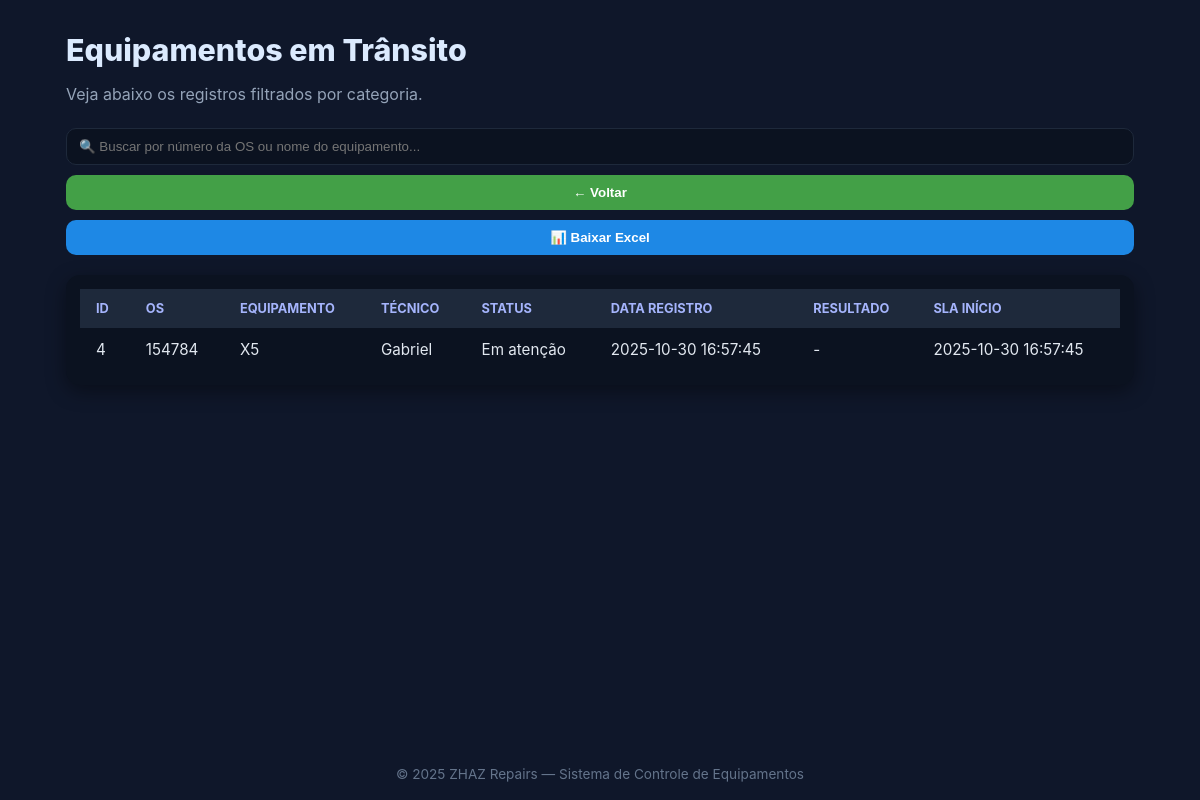
The app's page /detalhes/transito (signed in) with its own data.
### tables this page shows
CREATE TABLE os(id INTEGER PRIMARY KEY AUTOINCREMENT,os_numero TEXT UNIQUE,equipamento TEXT,defeito TEXT,tecnico_entregou_id INTEGER,status TEXT,data_registro TEXT,sla_inicio TEXT,pego_por_admin_em TEXT,liberado_teste_em TEXT,resultado_em TEXT,resultado TEXT,aguardando_reposicao INTEGER DEFAULT 0);

CREATE TABLE tecnicos(id INTEGER PRIMARY KEY AUTOINCREMENT,nome TEXT, funcao TEXT, email TEXT UNIQUE);

### app.py (the view, shortened to what this page needs)
@app.route('/detalhes/<tipo>')
@require_login
@require_roles('ADMIN','DIRETORIA')
def view_detalhes(tipo):
    con = get_conn()
    cur = con.cursor()
    mapa = {
        "reparadas": ("Reparada", "Equipamentos Reparados"),
        "manutencao": ("Em atenção", "Equipamentos em Manutenção"),
        "transito": ("Em atenção", "Equipamentos em Trânsito"),
        "fase_final": ("Liberada para teste", "Equipamentos em Fase Final"),
        "testes": ("Liberada para teste", "Equipamentos em Testes"),
        "operacional": ("Reparada", "Equipamentos Operacionais"),
        "entradas": (None, "Entradas de Hoje"),
        "saidas": (None, "Saídas de Hoje"),
        "total": (None, "Todos os Equipamentos"),
    }
    filtro, titulo = mapa.get(tipo, (None, "Detalhes"))
    if tipo == "entradas":
        cur.execute("""
            SELECT o.*, t.nome AS tecnico_nome
            FROM os o
            LEFT JOIN tecnicos t ON t.id = o.tecnico_entregou_id
            WHERE date(o.data_registro)=date('now','localtime')
            ORDER BY o.data_registro DESC
        """)
    elif filtro:
        cur.execute("""
            SELECT o.*, t.nome AS tecnico_nome
            FROM os o
            LEFT JOIN tecnicos t ON t.id = o.tecnico_entregou_id
            WHERE o.status LIKE ?
            ORDER BY o.data_registro DESC
        """, (f"%{filtro}%",))
    dados = cur.fetchall()
    con.close()
    return render_template('detalhes.html', dados=dados, titulo=titulo, tipo=tipo)

### app.py (called while the page is built)
def get_conn():
    conn = sqlite3.connect(DB_PATH); conn.row_factory = sqlite3.Row; return conn

### auth_roles.py (called while the page is built)
def require_login(f):
    @wraps(f)
    def w(*a, **k):
        if 'usuario' not in session:
            return redirect('/login')
        return f(*a, **k)
    return w

def require_roles(*roles):
    def deco(f):
        @wraps(f)
        def w(*a, **k):
            papel = (session.get('papel') or '').upper()
            if papel not in roles:
                return ('Acesso negado', 403)
            return f(*a, **k)
        return w
    return deco

### templates/detalhes.html (shortened to what this page needs)
<!DOCTYPE html>
<html lang="pt-br">
<head>
  <link rel="stylesheet" href="{{ url_for('static', filename='style.css') }}">
</head>
<body class="bg">
  <div class="wrap">
    <h1 class="title">{{ titulo }}</h1>
    <p class="subtitle">Veja abaixo os registros filtrados por categoria.</p>
    <div class="actions">
      <input id="busca" placeholder="🔍 Buscar por número da OS ou nome do equipamento..." onkeyup="filtrarTabela()">
      <button onclick="window.history.back()" class="btn btn-voltar">← Voltar</button>
        <button class="btn btn-excel" onclick="baixarExcel()">📊 Baixar Excel</button>
    </div>
    {% if dados %}
    <div class="table-wrapper">
      <table id="tabelaDados">
        <thead>
  <tr>
    <th>ID</th>
    <th>OS</th>
    <th>Equipamento</th>
    <th>Técnico</th>
    <th>Status</th>
    <th>Data Registro</th>
    <th>Resultado</th>
    <th>SLA Início</th>
  </tr>
</thead>
<tbody>
  {% for r in dados %}
  <tr>
    <td>{{ r.id }}</td>
    <td>{{ r.os_numero }}</td>
    <td>{{ r.equipamento }}</td>
    <td>{{ r.tecnico_nome or '—' }}</td>
    <td>{{ r.status }}</td>
    <td>{{ r.data_registro }}</td>
    <td>{{ r.resultado or '-' }}</td>
    <td>{{ r.sla_inicio or '' }}</td>
  </tr>
  {% endfor %}
</tbody>
      </table>
    </div>
    {% else %}
    <div class="empty">Nenhum registro encontrado.</div>
    {% endif %}
  </div>
  <footer>© 2025 ZHAZ Repairs — Sistema de Controle de Equipamentos</footer>
</body>
</html>

### static/style.css (style rules this page uses)
* { box-sizing:border-box; }
body.bg { margin:0; min-height:100vh; background:#0f172a; color:#e2e8f0; font-family:Inter, Arial, sans-serif; }
.wrap { width:100%; max-width:980px; margin:0 auto; padding:24px; }
.title { margin:0 0 12px; color:#dbeafe; font-weight:800; }
.btn { width:100%; border:0; border-radius:10px; padding:10px 12px; font-weight:700; cursor:pointer; }
:root { --zhaz-blue:#3b82f6; --zhaz-green:#22c55e; --zhaz-bg:#0f172a; }

### templates/detalhes.html (style rules this page uses)
body.bg { background-color: #0f172a; color: #e2e8f0; font-family: "Inter", Arial, sans-serif; margin: 0; min-height: 100vh; display: flex; flex-direction: column; }
.wrap { width: 100%; max-width: 1100px; margin: 0 auto; padding: 32px 16px; flex: 1; }
h1.title { font-size: 1.9rem; font-weight: 800; color: #dbeafe; margin-bottom: 8px; }
p.subtitle { color: #94a3b8; margin-bottom: 24px; }
.actions { display: flex; justify-content: space-between; flex-wrap: wrap; gap: 10px; margin-bottom: 20px; align-items: center; }
.actions input { flex: 1; padding: 10px 12px; border-radius: 10px; border: 1px solid #1e293b; background: #0b1220; color: #e2e8f0; }
.btn { border: none; padding: 10px 16px; border-radius: 10px; font-weight: 700; cursor: pointer; transition: all 0.2s ease; }
.btn-voltar { background: #43A047; color: #fff; }
.btn-excel { background: #1E88E5; color: #fff; }
.table-wrapper { background: #0b1220; border-radius: 14px; padding: 14px; box-shadow: 0 6px 20px rgba(0, 0, 0, 0.4); overflow-x: auto; }
table { width: 100%; border-collapse: collapse; font-size: 0.95rem; }
thead { background: #1e293b; }
th, td { padding: 12px 16px; text-align: left; }
th { color: #a5b4fc; font-weight: 700; text-transform: uppercase; font-size: 0.8rem; }
footer { text-align: center; padding: 18px; color: #64748b; font-size: 0.85rem; }

### records on screen
os: id "4", os_numero "154784", equipamento "X5", nome "Gabriel", status "Em atenção", data_registro "2025-10-30 16:57:45", resultado "-", sla_inicio "2025-10-30 16:57:45"

### other values on screen
{{ titulo }} "Equipamentos em Trânsito"
